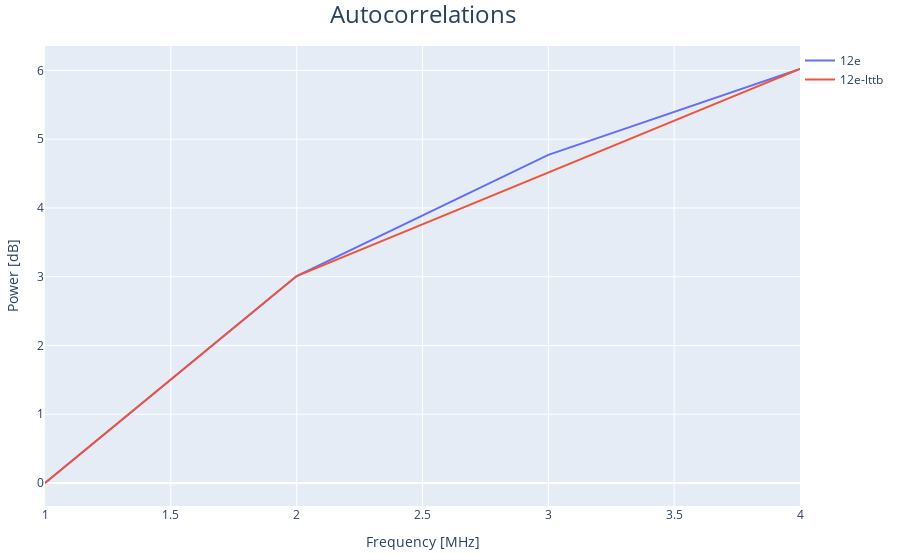

Here is the notebook cell this chart was saved with:
### Code cell
fig = go.Figure()
for antpol in df.antpol.unique():
    df1 = df[df.antpol == antpol]
    dfs1 = df_sampled[df_sampled.antpol == antpol]
    trace = go.Scatter(
        x=df1.freqs,
        y=df1.spectra,
        name=antpol,
        mode="lines",
#         line_shape="spline",
        hovertemplate="%{x:.1f}\tMHz<br>%{y:.3f}\t[dB]",
    )
    
    t2 = go.Scatter(
        x=dfs1.freqs,
        y=dfs1.spectra,
        name=f"{antpol}-lttb",
        mode="lines",
        hovertemplate="%{x:.1f}\tMHz<br>%{y:.3f}\t[dB]",
    )
# fig = df.plot(x="freqs", y="spectra", label="antpol")
fig.update_layout(
        xaxis={"title": "Frequency [MHz]"},
        yaxis={"title": "Power [dB]"},
        title={
            "text": "Autocorrelations",
            "xref": "paper",
            "x": 0.5,
            "font": {"size": 24},
        },
        autosize=True,
        showlegend=True,
        legend={"x": 1, "y": 1},
        margin={"l": 40, "b": 30, "r": 40, "t": 46},
        hovermode="closest",
    )

fig.add_trace(trace)
fig.add_trace(t2)

### Figure 1 — Plotly figure (JSON) as saved in the notebook; plotly's stock layout.template omitted (floating-point values rounded to 4 significant figures)
{"data": [{"hovertemplate": "%{x:.1f}\tMHz<br>%{y:.3f}\t[dB]", "mode": "lines", "name": "12e", "type": "scatter", "x": [1, 2, 3, 4], "y": [0, 3.01, 4.771, 6.021]}, {"hovertemplate": "%{x:.1f}\tMHz<br>%{y:.3f}\t[dB]", "mode": "lines", "name": "12e-lttb", "type": "scatter", "x": [1, 2, 4], "y": [0, 3.01, 6.021]}], "layout": {"autosize": true, "hovermode": "closest", "legend": {"x": 1, "y": 1}, "margin": {"b": 30, "l": 40, "r": 40, "t": 46}, "showlegend": true, "title": {"font": {"size": 24}, "text": "Autocorrelations", "x": 0.5, "xref": "paper"}, "xaxis": {"title": {"text": "Frequency [MHz]"}}, "yaxis": {"title": {"text": "Power [dB]"}}}}
